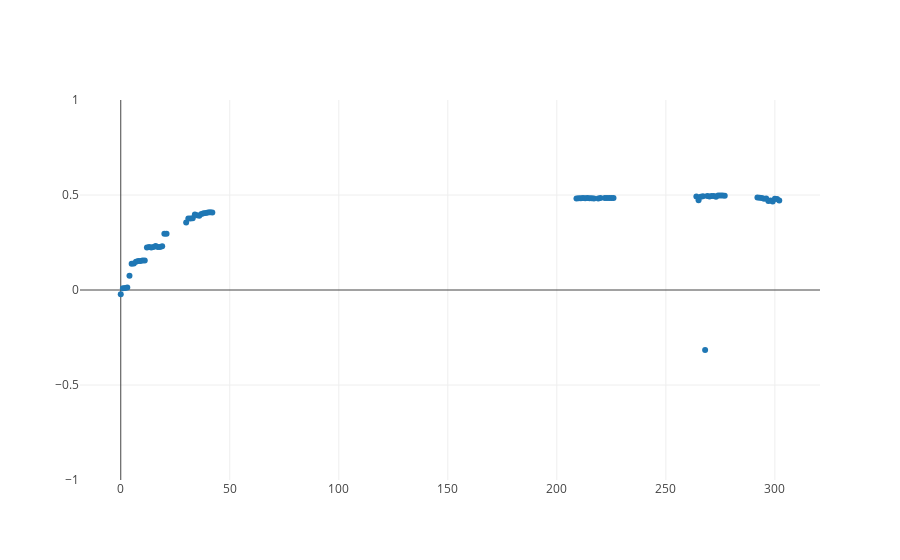

Here is the notebook cell this chart was saved with:
### Code cell
from graph import plot, trace_values

trace_logged_scores = trace_values(x_values, y_values_log_scores)
plot([trace_logged_scores], {'yaxis': {'range': [-1, 1]}})

### Figure 1 — Plotly figure (JSON) as saved in the notebook; plotly's stock layout.template omitted (floating-point values rounded to 4 significant figures; data arrays with more than 128 entries replaced by an {"elided": "..."} marker saying what was removed)
{"data": [{"mode": "markers", "name": "data", "text": [], "type": "scatter", "uid": "12641579-9b4d-4d16-a28a-6882cc8ffe25", "x": {"elided": "303 int values"}, "y": {"elided": "303 float values"}}], "layout": {"autosize": true, "xaxis": {"autorange": true, "range": [-18.69, 320.7], "type": "linear"}, "yaxis": {"range": [-1, 1], "type": "linear"}}}
